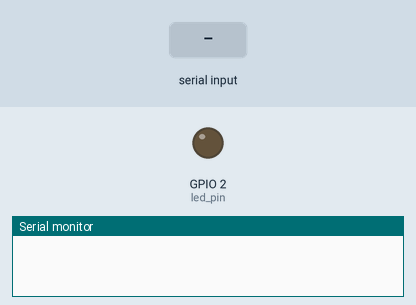
Bench run of a sketch on a simulated ESP32. On the bench: output pins drawn as LEDs (lit = HIGH), the last lines printed to the serial monitor. Dashed ring = blinking. The test bench sets the inputs (shaded band).

Above: at 0.0 s.
At 1.8 s:
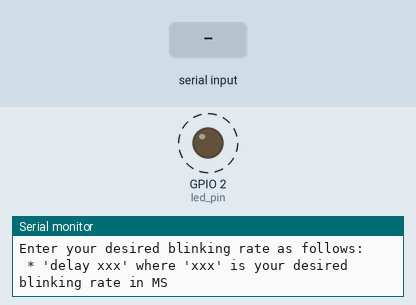
1.9 s: "90,45\n" received over Serial
4.9 s: "0\n" received over Serial
Timing chart, 0 to 13.9 s (numbered marks = the images above; inputs shaded):
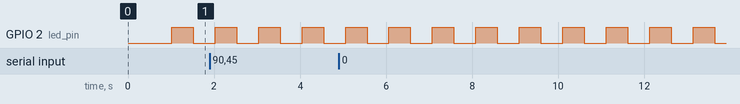

Measured:
- by itself, GPIO 2 (led_pin): alternates HIGH for 0.50 s and LOW for 0.51 s

The sketch:

queues_challenge.ino
```cpp
 #if CONFIG_FREERTOS_UNICORE
 static const BaseType_t app_cpu = 0;
 #else
 static const BaseType_t app_cpu = 1;
 #endif


 #define LED_BUILTIN 2
 static const int led_pin = LED_BUILTIN;

 static  QueueHandle_t xQueue1;
 static  QueueHandle_t xQueue2;

 static const uint8_t buf_len = 255;
 static uint8_t idx = 0;
 static const char CM[] = "delay ";
 static const uint8_t Blinks = 100;

//struct to store elements of different data types under one data type
 typedef struct MSG{
  char Mcharacters [10];
  int count;
  } MSG;


//tasks

void TaskA (void *parameters){

  MSG RECEIVED;
  char c;
  char buf[buf_len];
  uint8_t CM_len = strlen(CM); //strlen() to return the length of the string "delay "
  int t; // led delay variable

  memset(buf, 0, buf_len); // reset buffer

  while(1){
 // to check if there is a message in xQueue2
   if( xQueueReceive ( xQueue2, (void*) &RECEIVED, 0) == pdTRUE){

    Serial.print (RECEIVED.Mcharacters);
    Serial.println(RECEIVED.count);

   }
 // read characters from serial
   if(Serial.available()>0){
    c = Serial.read();

 // store the received characters *if it doesn't exceed the buffer limit

    if(idx < buf_len - 1){
      buf[idx]=c;
      idx++;
    }

// print newline and check input after pressing 'enter'

    if (c == '\n'){

      Serial.print("\n");
      // check if the first 6 characters are "delay "
      if( memcmp( buf, CM, CM_len)== 0){

        char* tail = buf + CM_len;
        //used atoi() to convert from char to int
        t = atoi(tail);
        // take the absolute value to get a +ve integer
        t = abs (t);

        // send t (led delay) to task B
        xQueueSend(xQueue1, (void*) &t, 10);
      }
     // reset buffer and index counter
      memset(buf, 0, buf_len);
      idx = 0;
    }
    //else, echo character back to serial terminal
    else {
      Serial.print(c);
    }
   }
  }
}

void TaskB (void *parameters){
 MSG SENT;
 int t = 500;
 uint8_t counter = 0;

 pinMode(led_pin, OUTPUT);

  while(1){
     xQueueReceive(xQueue1,(void*)  &t,10);

     digitalWrite(led_pin, HIGH);
     vTaskDelay( t/ portTICK_PERIOD_MS);
     digitalWrite(led_pin, LOW);
     vTaskDelay( t/ portTICK_PERIOD_MS);
  counter++;
  // when blinked 100 times, send message to task A
 if (counter>= Blinks){

  strcpy(SENT.Mcharacters, "BLINKED");
  SENT.count = counter;
  xQueueSend(xQueue2, (void*)&SENT, 10);
  // reset counter
  counter = 0;
    }
  }
}


void setup() {


  Serial.begin(115200);


  vTaskDelay(1000/ portTICK_PERIOD_MS);
  Serial.println();
  Serial.println("QUEUE CHALLENGE");
  Serial.println("Enter your desired blinking rate as follows: ");
  Serial.println(" * 'delay xxx' where 'xxx' is your desired blinking rate in MS");

// queues creation
  xQueue1 = xQueueCreate(10, sizeof(int));
  xQueue2 = xQueueCreate(10, sizeof(MSG));

  xTaskCreatePinnedToCore(
    TaskA,
    "Task A",
    1024,
    NULL,
    1,
    NULL,
    app_cpu);


  xTaskCreatePinnedToCore(
    TaskB,
    "Task B",
    1024,
    NULL,
    1,
    NULL,
    app_cpu);


    vTaskDelete(NULL);


}

void loop() {
  // put your main code here, to run repeatedly:

}
```
